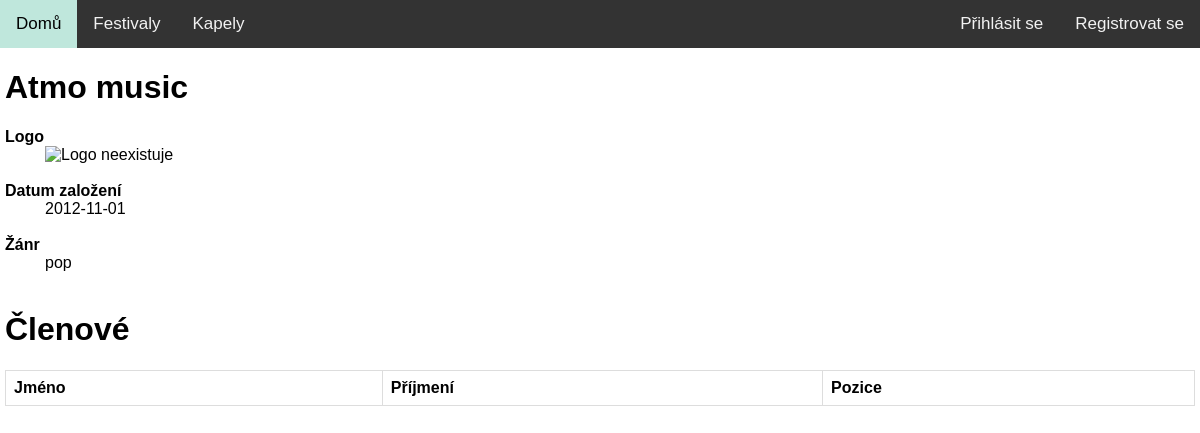
Screenshot of /bands.php?details=16 with the database file from the repository.
### tables this page shows
CREATE TABLE IF NOT EXISTS `Interpret` (
  `id` int(1) NOT NULL AUTO_INCREMENT,
  `jmeno` varchar(30) NOT NULL,
  `logo_img` varchar(30) DEFAULT NULL,
  `datum_vzniku` date NOT NULL,
  `zanr` varchar(30) NOT NULL,
  PRIMARY KEY (`id`),
  UNIQUE KEY `jmeno` (`jmeno`)
);

### web/bands.php (the view, shortened to what this page needs)
<?php
    require 'functions.php';
    if (array_key_exists('details', $_GET))
    {
        try {
            $stmt = $pdo->prepare('SELECT * FROM Interpret WHERE id = ?');
            $stmt->execute(array($_GET['details']));
            $interpret = $stmt->fetch();
        }
        catch (PDOException $e) {
            echo '<h2>Spojení s databází selhalo: ' .$e->getMessage().'</h2>';
        }
        echo "<h1>${interpret['jmeno']}</h1>\n";
        echo "<p>\n";
        echo "<dl>\n";
        echo "<b><dt>Logo</dt></b>\n";
        if (isset($interpret['logo_img']))
            echo "<dd><img src=\"images/${interpret['logo_img']}\" alt=\"Logo interpreta\" width=\"320\" /></dd><br>\n";
        else
            echo "<dd><img src=\"images/unavailable.png\" alt=\"Logo neexistuje\" width=\"320\" /></dd><br>\n";
        echo "<b><dt>Datum založení</dt></b>\n";
        echo "<dd>${interpret['datum_vzniku']}</dd><br>\n";
        echo "<b><dt>Žánr</dt></b>\n";
        echo "<dd>${interpret['zanr']}</dd><br>\n";
        echo "</dl>\n";
        echo "</p>\n";
        echo "<h1>Členové</h1>\n";
        echo "<p>\n";
        echo "<table>\n";
        echo "<tr>";
        foreach (array('Jméno', 'Příjmení', 'Pozice') as $column)
            echo "<th>${column}</th>";
        echo "</tr>\n";
        echo "</table>\n";
        echo "</p>\n";
        die();
    }
?>

### web/functions.php (style rules this page uses)
body { margin: 0; font-family: Arial, Helvetica, sans-serif; }
table { font-family: arial, sans-serif; border-collapse: collapse; width: 100%; }
td, th { border: 1px solid #dddddd; text-align: left; padding: 8px; }

### rows the page displays
interpret: jmeno "Atmo music", datum_vzniku "2012-11-01", zanr "pop"

### other values shown
column "Jméno"
column "Příjmení"
column "Pozice"
